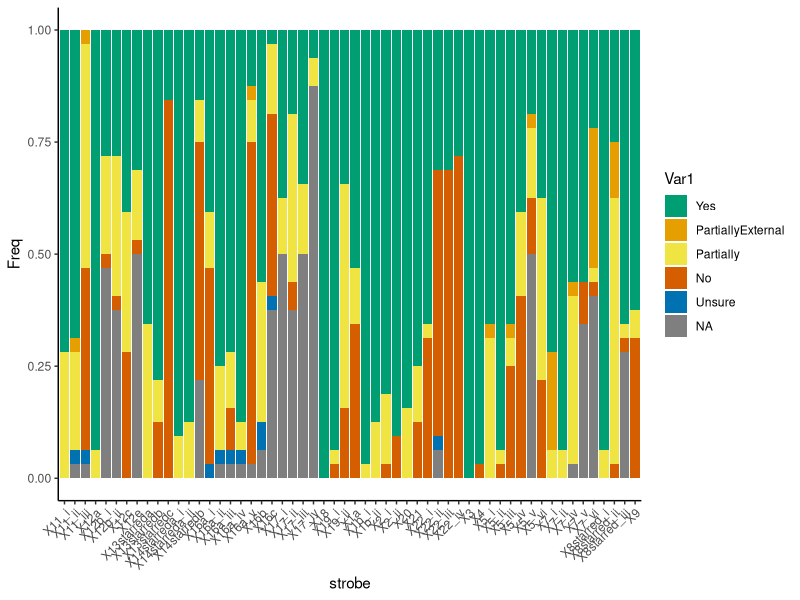

This chart was generated by the following R code: (Note: this script raises an error after producing the figure.)
############
# libraries ####
#############
library(dplyr)
library(ggplot2)

######################
# import & correct ####
######################

# most variables are unordered factors (nominal with set responses) so read in with stringsAsFactors = T
df <- read.csv("outputs/clean_poster.csv", encoding = "UTF-8")

# vector of original column names for checking later

df_cols <- colnames(df)

# manually checked strobe item 10. should all be NA because all studies used all eligible ppts
df$X10 <- NA

#manually checked strobe item 6 and 12_d_cc, should all be NA because no matched articles
match_cols <- grep("X6_b|X12_d_cc", colnames(df), value = T)

# make all cols in match_cols NA
for(i in match_cols){
  df[[i]] <- NA
  if(all(is.na(df[[i]])) == F) stop("all isn't NA in ", i)
}

###################################
# split into strobe and non-strobe ####
#################################

# find all strobe cols
strobe_cols <- grep("^X[1-9]{1,2}", colnames(df))


if(length(strobe_cols) == 0) stop("strobe_cols empty")

if(all(abs(diff(strobe_cols))) == T){
  s_df <- select(df, "article_id", strobe_cols)
  not_s_df <- select(df, -strobe_cols)
}else {
  stop("strobe col positions not sequential")
}

if(ncol(s_df) + ncol(not_s_df) != ncol(df) +1) stop("wrong number of cols in strobe or not_strobe dfs")

#####################################
# find not applicable strobe items #####
####################################

# save number of s_df cols before remove NA so can check later

all_s_df_cols <- ncol(s_df)

# save and remove strobe items that were not applicable for any articles

na_cols <- c()

for(i in colnames(s_df)){
  if(all(is.na(s_df[[i]]))){
    na_cols <- c(na_cols, i)
    s_df[[i]] <- NULL
  }
}

if(length(na_cols) +length(colnames(s_df)) != all_s_df_cols) stop("some cols unaccounted for after removing NA cols")

############################################
# split strobe df by stars and designs ####
##########################################

# separate star first since even though they are design specific >
# this is because the advice is the same (show information separately for 2 groups)>
# it's just that the 'groups' differ for the designs >
# cases & controls for cc and exposed & unexposed for coh & cs designs

if(identical(grep("star_", colnames(s_df)), grep("\\_star\\_", colnames(s_df)))){
  star <- grep("star_", colnames(s_df))
  s_star_df <- s_df[,star]
  s_df <- s_df[, -star]
} else {
  stop("star not identical")
}

# select cohort specific cols
if(length(grep("coh", colnames(s_df))) == length(grep("\\_coh", colnames(s_df)))){
  coh <- grep("coh", colnames(s_df))
  coh_df <- s_df[, coh]
} else {
  stop("coh different lengths")
}

# select case control specific cols
if(length(grep("cc", colnames(s_df))) == length(grep("\\_cc", colnames(s_df)))){
  cc <- grep("cc", colnames(s_df))
  cc_df <- s_df[, cc]
}else {
  stop("cc different lengths")
}

# select cs specific cols
if(length(grep("cs", colnames(s_df))) == length(grep("\\_cs", colnames(s_df)))){
  cs <- grep("cs", colnames(s_df))
  cs_df <- s_df[, cs]
}else {
  stop("cs different lengths")
}
design_specific_cols <- c(cs,cc,coh) %>%
  unique(.)

s_df <- s_df[, -design_specific_cols]

#######################
# frequencies of strobe ####
######################

# find all strobe cols, if 
strobe_cols <- grep("^X[1-9]{1,2}", colnames(s_df), value =T)

strobe_freq_wide <- NULL

# wide strobe_freq
for(i in strobe_cols){
  s_df[[i]] <- as.factor(s_df[[i]])
  levels(s_df[[i]]) <- list(Yes = "Yes", PartiallyExternal = "Partially-External",
                            Partially = "Partially", No = "No", Unsure = "Unsure")
  x <- prop.table(table(s_df[[i]], useNA = "always"))
  x_df <- data.frame(strobe = i,x[1],x[2],x[3],x[4],x[5], x[6])
  colnames(x_df) <- c("strobe", names(x))
  strobe_freq_wide <- rbind(strobe_freq_wide, x_df)
  row.names(strobe_freq_wide) <- c()
}

strobe_freq_narr <- NULL

# narrow strobe_freq
for(i in strobe_cols){
  s_df[[i]] <- as.factor(s_df[[i]])
  levels(s_df[[i]]) <- list(Yes = "Yes", PartiallyExternal = "Partially-External",
                            Partially = "Partially", No = "No", Unsure = "Unsure")
  x <- data.frame(strobe = i,prop.table(table(s_df[[i]], useNA = "always")))
  strobe_freq_narr <- rbind(strobe_freq_narr, x)
  row.names(strobe_freq_narr) <- c()
}


strobe_freq_narr %>%ggplot(aes(fill=Var1, y=Freq, x=strobe)) + 
  geom_bar(position="stack", stat="identity") +
  theme_classic() +
  scale_fill_manual(values= c("#009E73","#E69F00",  "#F0E442", "#D55E00", "#0072B2", "#999999")) +
  theme(axis.text.x=element_text(angle=45,hjust=1))

###########
# ncols ####
#########

cols <- c(colnames(s_df), colnames(coh_df), colnames(cc_df), colnames(cs_df), colnames(not_s_df), colnames(s_star_df), na_cols)

cols <- cols[!duplicated(cols)]

if(length(cols) != length(df_cols)) stop("different number of columns in all dfs compared to cleaned csv")

#####################################
# frequencies for dicotomised strobe items ####
######################################

# dichotomise strobe item responses into yes and no

s_bin <- s_df

strobe_bin_freq <- NULL

for(i in strobe_cols){
  s_bin[[i]] <- as.factor(s_bin[[i]])
  levels(s_bin[[i]]) <- list("Yes"=c("Partially", "PartiallyExternal", "Yes"), "No"=c("Unsure", "No"))
  x <- data.frame(i, prop.table(table(s_bin[[i]])))
  strobe_bin_freq <- rbind(strobe_bin_freq, x)
}

row.names(strobe_yes) <-c() 

strobe_yes <- strobe_bin_freq[strobe_bin_freq$Var1 == "Yes",]

strobe_yes$Var1 <- NULL

colnames(strobe_yes)[colnames(strobe_yes) == "Freq"] <- "Yes (%)"
colnames(strobe_yes)[colnames(strobe_yes) == "i"] <- "STROBE item"
